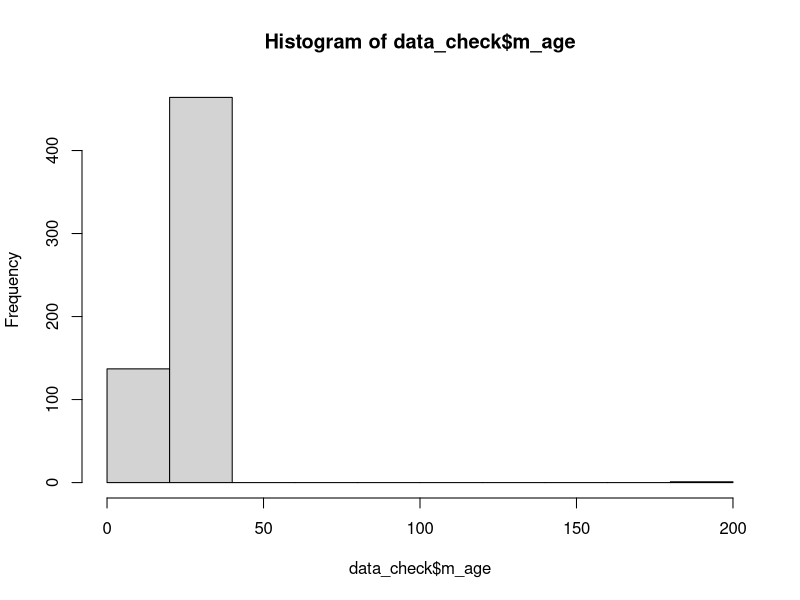
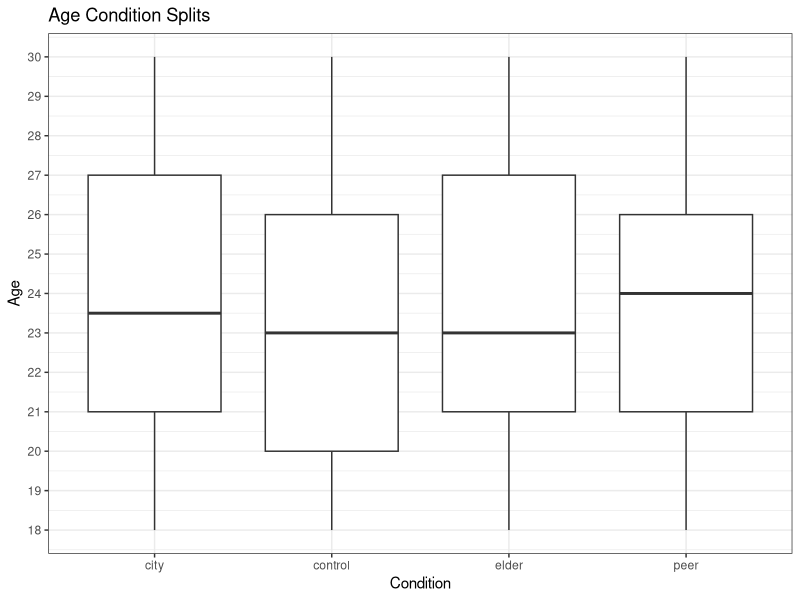

The R source for these figures, in order: (Note: this script raises an error after producing the figures.)

##### Ongoing Data Collection Checks #####

# Script to regularly check if each condition is balanced in terms of: 
# age, education and marriage status of the ppts
# how the ppt was found: alone or in a group 
# and whether the peers in the Peer Group are balanced in terms of:
# peer education, age, and if known to the ppt

# First the general checks across all conditions: 


##### Prepare the data ####
# set working directory to where you have the data saved: 
setwd("~/Desktop/CES FELLOWSHIP/social_performance/data_finals")

library(ggplot2)
library(plyr)
library(dplyr)
nice_cols <- c("#ff9b54","#500c0b","#689689","#2E4057","#b2e6d4","#d4a686")
nice_cols_extra <- c("#ff9b54","#500c0b","#689689","#2E4057","#FFD685","#d4a686","#b2e6d4","#D96D7D")
# load each condition's data: 

solo <- read.csv("solo_final_151.csv")
peer <- read.csv("peer_final_150.csv")
city <- read.csv("citymen_final_152.csv")
elder <- read.csv("elders_final_149.csv")

# select subset of relevant variables in each file before merging: 

colnames(solo)

sub_solo <- subset(solo, select = c("m_age","m_edu","numwife","m_prevwife","m_numkids","m_work","m_workother","who_present","context"))
sub_peer <- subset(peer, select = c("m_age","m_edu","numwife","m_prevwife","m_numkids","m_work","m_workother", "who_present","context"))
sub_city <- subset(city, select = c("m_age","m_edu","numwife","m_prevwife","m_numkids","m_work","m_workother", "who_present","context"))
sub_elder <- subset(elder, select = c("m_age","m_edu","numwife","m_prevwife","m_numkids","m_work", "m_workother","who_present","context"))

# add Condition Column 

sub_solo$condition <- "control"
sub_peer$condition <- "peer"
sub_city$condition <- "city"
sub_elder$condition <- "elder"

# merge into one
data_check <- rbind(sub_solo,sub_peer,sub_city,sub_elder)



#### AGE ####
hist(data_check$m_age)
# manually remove age error (200 presumably should be 20)
data_check$m_age <- ifelse((data_check$m_age ==200),20,data_check$m_age)

theMeansAge = tapply(data_check$m_age, list(data_check$condition),mean)
theMeansAge

boxAges <- ggplot(data_check, aes(x = condition, y = m_age)) +
  geom_boxplot() + 
  xlab("Condition") + ylab("Age") +
  theme_bw() +
  scale_y_continuous(breaks = seq(17,30,by=1)) + 
  ggtitle("Age Condition Splits") + 
  theme(strip.text = element_text(colour = 'yellow3', size=12))
boxAges

# binning age
#data_check$bin_age <- ifelse(data_check$m_age > 23, "Above 23", "Below 23")
#data_check$bin_age <- as.factor(data_check$bin_age)

#age_plot <- ggplot(data = data_check) + 
#  geom_bar(mapping = aes(x = bin_age, fill = condition), position = position_dodge()) +
#  theme_bw() +
#  theme(text = element_text(size=16), axis.text = element_text(size=14)) + 
#  scale_x_discrete(limits = c("Below 23", "Above 23")) + 
#  xlab("Age") + ylab("Count")

#age_plot

###### trying to bin age differently for plots #####
#data_check$agebins <- ifelse(((data_check$m_age > 18)&(data_check$m_age<=21)), "18-21", 
#                             ifelse((data_check$m_age >21)&(data_check$m_age<=25)),"22-25",
#                                    ifelse((data_check$m_age >25)&(data_check$m_age<=28)),"26-28",
#                                           ifelse((data_check$m_age > 28)&(data_check$m_age<=30)),"28-30","999")))))

#data_check$agebins <- as.factor(data_check$agebins))
#table(data_check$bin_age, data_check$condition)


####
#### Occupation ####
####

# MUST BE DONE IN THE BELOW ORDER 

# check other column details and their spaces too! 
table(data_check$m_workother)

occupation_data <- subset(data_check, select=c("m_work","m_workother"))
#farmer, fishing, pastoralist, none:
Subsistence <- c(1,9,11,0)
#cook, unskilled:
Unskilled_manual <- c(3,8)
#small business, trader, driver, fundi:
Skilled_manual <- c(2,4,6,7)
# professional: 
Professional <- c(5)
# studying: 
Studying <- c(10)

other_unskilled <- c("Ulinzi","Sanaa","Msanii","Usanii", "Kinyozi","Dancer","Duka la dawa  na Mpesa","Farming")
other_skilled <- c("Bodaboda","Fundi ujenzi ", "Mechanic", "Counselling","Bus agent","Footballer")

table(data_check$m_work)

data_check$m_work <- as.factor(data_check$m_work)
table(data_check$m_work)

# RE DO. Separate columns for occupations. overlapping.
# first change 98s to x so subsistence and unskilled aren't included with others
data_check$m_work <- gsub("98", "x", data_check$m_work)

data_check$studying <- ifelse(grepl("10",data_check$m_work), 1, 0)
data_check$unskilled_labour <- ifelse(grepl("3|8",data_check$m_work), 1, 0)
data_check$skilled_labour <- ifelse(grepl("2|4|6|7",data_check$m_work), 1, 0)
data_check$professional <- ifelse(grepl("5",data_check$m_work), 1, 0)
data_check$subsistence <- ifelse((grepl("1| 1|1 |11|9| 0|0 |0",data_check$m_work)), 1, 0)

data_check$unskilled_labour <- ifelse((data_check$m_workother %in% other_unskilled), 1, data_check$unskilled_labour)
data_check$skilled_labour <- ifelse((data_check$m_workother %in% other_skilled), 1, data_check$skilled_labour)

#check by looking at subset:
occupation_data <- subset(data_check, select=c("m_work","m_workother","studying","unskilled_labour","skilled_labour","professional","subsistence"))
# The above works just need to remove the 12 total blanks without affecting all other blanks...need to think about this... leave for now

studyingtable <- data_check %>%
     group_by(condition, studying) %>%
     summarise(n = n()) %>%
     mutate(freq = n / sum(n))
studyingtable<- as.data.frame(studyingtable)

unskilledtable <- data_check %>%
  group_by(condition, unskilled_labour) %>%
  summarise(n = n()) %>%
  mutate(freq = n / sum(n))
unskilledtable<- as.data.frame(unskilledtable)

skilledtable <- data_check %>%
  group_by(condition, skilled_labour) %>%
  summarise(n = n()) %>%
  mutate(freq = n / sum(n))
skilledtable<- as.data.frame(skilledtable)

profftable <- data_check %>%
  group_by(condition, professional) %>%
  summarise(n = n()) %>%
  mutate(freq = n / sum(n))
profftable<- as.data.frame(profftable)

substable <- data_check %>%
  group_by(condition, subsistence) %>%
  summarise(n = n()) %>%
  mutate(freq = n / sum(n))
substable<- as.data.frame(substable)


# The Below had not worked as assumed. it also removes the spaces of the separate work entries. 
# recode the missings as subsistence (0) as confirmed with data collection (no occupation)
#data_check$m_work <- ifelse(data_check$m_work=="",0,data_check$m_work)

# 
# data_check$occupation <- ifelse(grepl("10",data_check$m_work), "Studying", "99999")
# table(data_check$occupation, data_check$m_work)
# occupation_data <- subset(data_check, select=c("m_work","m_workother","occupation"))
# data_check$occupation <- ifelse(grepl("3|8",data_check$m_work), "Unskilled", data_check$occupation)
# table(data_check$occupation, data_check$m_work)
# data_check$occupation <- ifelse(grepl("2|4|6|7",data_check$m_work), "Skilled", data_check$occupation)
# data_check$occupation <- ifelse(grepl("5",data_check$m_work), "Professional", data_check$occupation)
# data_check$occupation <- ifelse((grepl("1 |9|11| 0",data_check$m_work)), "Subsistence", data_check$occupation)
# # The above leaves 0s and 1s on their own (to avoid subsuming the 10s from the studying group)
# # to remedy this the 99999s then become subsistence (they are all 1s and 0s)
# data_check$occupation[data_check$occupation=="99999"] <- "Subsistence"
# 
# data_check$occupation <- ifelse((data_check$m_workother %in% other_unskilled), "Unskilled", data_check$occupation)
# data_check$occupation <- ifelse((data_check$m_workother %in% other_skilled), "Skilled", data_check$occupation)
# 
# table(data_check$occupation, data_check$condition)
# 
# proptable <- data_check %>%
#   group_by(condition, occupation) %>%
#   summarise(n = n()) %>%
#   mutate(freq = n / sum(n))
# proptable<- as.data.frame(proptable)

# still subsistence and unskilled manual includes 98s which it shouldn't. need to check those 98s 
#occupation_data$ninetyeight <- ifelse(grepl("98",occupation_data$m_work), 1, 0)
#occupation_data$trying <- ifelse((grepl("1 |9|11| 0" & !"98",occupation_data$m_work)), 1, 0)
#occupation_data$trying <- ifelse((grepl("1 |9|11| 0",occupation_data$m_work)) & grepl(!grepl("98", occupation_data$m_work)),1,0)
#occupation_data$trying <- ifelse((grepl("1 |9|11| 0",occupation_data$m_work)) & grepl(!grepl("98", occupation_data$m_work)),1,0)

#occupation_data$m_work <- gsub("98", "x", occupation_data$m_work)



occuplot <- ggplot(data_check, aes(x=condition, fill = occupation)) +
  geom_bar(position = "fill") +
  scale_y_continuous(labels = scales::percent) + 
  xlab("Condition") + ylab("Percentage") + 
  theme_bw() +
  scale_fill_manual(values = nice_cols) + 
  theme(text = element_text(size=12), axis.text = element_text(size=12)) 
occuplot

#ocu_plot <- ggplot(data = data_check) + 
#  geom_bar(mapping = aes(x = occcupation, fill = condition), position = position_dodge()) +
#  xlab("Occupation") + ylab("Count") +
#  theme_bw() +
#  theme(text = element_text(size=16), axis.text = element_text(size=14))

#ocu_plot



#####
##### EDU ##### 
#####

#bin edu to be above Form 2 (10) based on pilot split 
#data_check$bin_edu <- ifelse(data_check$m_edu > 10, "Form 3 or above", "Form 2 or below")

#bin_edu_plot <- ggplot(data = data_check) + 
#  geom_bar(mapping = aes(x = bin_edu, fill = condition), position = position_dodge()) +
#  xlab("Edu") + ylab("Count") +
#  theme_bw() +
#  theme(text = element_text(size=16), axis.text = element_text(size=14)) +
#  scale_x_discrete(limits = c("Form 2 or below", "Form 3 or above"))

#bin_edu_plot

#splitting edu further

#data_check$edu_split <- ifelse((data_check$m_edu==0), "none",
#                                 ifelse((data_check$m_edu < 8), "primary",
#                                        ifelse(((data_check$m_edu > 7) & (!data_check$m_edu ==14) & (!data_check$m_edu ==15)), "secondary",
#                                               ifelse((data_check$m_edu ==14), "vocational",
#                                                      ifelse((data_check$m_edu==15), "higher edu", 99)))))


#eduplot <- ggplot(data_check, aes(x=condition, fill = edu_split)) +
#  geom_bar(position = "fill") +
#  scale_y_continuous(labels = scales::percent) + 
#  xlab("Condition") + ylab("Percentage") + 
#  scale_fill_manual(values = nice_cols) + 
#  theme_bw() +
#  theme(text = element_text(size=12), axis.text = element_text(size=12)) 
#eduplot

#table(data_check$edu_split, data_check$condition)

#split_edu_plot <- ggplot(data = data_check) + 
#  geom_bar(mapping = aes(x = edu_split, y = stat(count), fill = condition), position = position_dodge()) +
#  xlab("Edu") + ylab("count") +
#  scale_x_discrete(limits = c("none","primary","secondary","vocational","higher edu")) +
#  theme_bw() +
#  theme(text = element_text(size=16), axis.text = element_text(size=14))

#split_edu_plot

##### full edu breakdow ####
table(data_check$m_edu)


data_check$edu_full <- ifelse((data_check$m_edu==0), "none",
                              ifelse((data_check$m_edu < 7), "some primary",
                                     ifelse((data_check$m_edu ==7), "completed primary",
                                        ifelse(((data_check$m_edu > 7) & (data_check$m_edu <11)), "lower secondary",
                                              ifelse(((data_check$m_edu > 10) & (data_check$m_edu < 13)), "some higher secondary",
                                                      ifelse((data_check$m_edu ==13), "completed higher secondary",
                                                          ifelse((data_check$m_edu ==14), "vocational",
                                                              ifelse((data_check$m_edu==15), "higher edu", 99))))))))

data_check <- data_check[!is.na(data_check$edu_full), ]
table(data_check$edu_full,data_check$m_edu)
data_check$edu_full <- factor(data_check$edu_full, levels=c("none","some primary","completed primary","lower secondary","some higher secondary","completed higher secondary","vocational","higher edu"))
data_check$condition <- factor(data_check$condition, levels=c("control","peer","elder","city"))


fulleduplot <- ggplot(data_check, aes(x=condition, fill = edu_full)) +
  geom_bar(position = "fill") +
  scale_y_continuous(labels = scales::percent) + 
  xlab("Edu") + ylab("Percentage") + 
  labs(title = "Education achieved per condition") +
  theme_bw() +
  theme(legend.title=element_blank()) +
  scale_fill_manual(values = nice_cols_extra) + 
  theme(text = element_text(size=12), axis.text = element_text(size=12)) 
fulleduplot
ggsave(path = "plots", filename = "full_edu_breakdown.png", width = 8, height = 6)

proptable <- data_check %>%
  group_by(condition, edu_full) %>%
  summarise(n = n()) %>%
  mutate(freq = n / sum(n))
proptable<- as.data.frame(proptable)

table(data_check$edu_full,data_check$condition)
prop.table(data_check$edu_full,data_check$condition)

#                             control peer elder city
#none                             3    1     1    4
#some primary                    10    8     8    7
#completed primary               42   39    37   36
#lower secondary                 21   20    25   15
#some higher secondary           55   62    56   64
#completed higher secondary       3    6     4    6
#vocational                       0    0     4    3
#higher edu                      17   12    14   17


####
#### Marriage / kids ####
####

# sort NAs here, make all zeros for now?
table(data_check$numwife)
table(data_check$m_prevwife)
data_check$married <- ifelse((data_check$numwife > 0), 1, 0)
table(data_check$married,data_check$condition)
data_check$kids <- ifelse((data_check$m_numkids > 0), 1, 0)
table(data_check$kids,data_check$condition)

                                   
data_check$marriage_kids <- ifelse((data_check$numwife > 0), 1, 
                                   ifelse((data_check$m_prevwife > 0), 1,
                                          ifelse((data_check$m_numkids > 0), 1, 0)))

data_check$marriage_kids <- ifelse(data_check$marriage_kids ==1, "Married or Kids" , "Neither")

# finally got percentages sorted from this page: 
# https://stackoverflow.com/questions/46984296/proportion-with-ggplot-geom-bar

mkids <- ggplot(data_check, aes(x=condition, fill = marriage_kids)) +
  geom_bar(position = "fill") +
  scale_y_continuous(labels = scales::percent) + 
  xlab("Condition") + ylab("Percentage") + 
  theme_bw() +
  scale_fill_manual(values = nice_cols) + 
  theme(text = element_text(size=12), axis.text = element_text(size=12)) 
mkids

table(data_check$marriage_kids, data_check$condition)

#marriageKids_plot <- ggplot(data = data_check) + 
#  geom_bar(mapping = aes(x = condition, fill = marriage_kids), position = position_dodge()) +
#  xlab("Condition") + ylab("prop") +
#  theme_bw() +
#  scale_fill_manual(values = nice_cols) + 
#  theme(text = element_text(size=16), axis.text = element_text(size=14)) 

#marriageKids_plot

####
#### How found ####
####
# convert to words
data_check$who_present_f <- ifelse(data_check$who_present ==1, "Alone", "With Others") 

found_plot <- ggplot(data = data_check) + 
  geom_bar(mapping = aes(x = who_present_f, fill = condition), position = position_dodge()) +
  xlab("How Found") + ylab("Count") +
  scale_y_continuous(breaks = seq(0,90,by=10)) + 
  theme_bw() +
  theme(text = element_text(size=16), axis.text = element_text(size=14)) 

found_plot

table(data_check$who_present_f, data_check$condition)

##### Context #####

# convert to words
data_check$context_n <- mapvalues(data_check$context, from = c(1,2,3,4),
                                            to = c("Working","At Home", "Socialising","Travelling"))

context_plot <- ggplot(data = data_check) + 
  geom_bar(mapping = aes(x = context_n, fill = condition), position = position_dodge()) +
  xlab("Doing when found") + ylab("Count") +
  theme_bw() +
  theme(text = element_text(size=16), axis.text = element_text(size=14)) 

context_plot

table(data_check$context_n, data_check$condition)


##### PEER CHECKS ##### 

# Prepare the Data

colnames(peer)
peer_check <- subset(peer, select = c("age_peer1","edu_peer1","known_peer1","age_peer2","edu_peer2","known_peer2","age_peer3","edu_peer3","known_peer3"))

#wide to long for each peer: 
peer_check_l <- reshape(peer_check, 
                         varying = list(c("age_peer1","age_peer2","age_peer3"),
                                        c("edu_peer1","edu_peer2","edu_peer3"),
                                        c("known_peer1","known_peer2","known_peer3")),
                         v.names = c("peers_age", "peers_edu","peers_known"), 
                         direction = "long")

peer_check_l$time <- NULL
colnames(peer_check_l)[colnames(peer_check_l) == 'id'] <- 'Group'


##### Peer Age  #####

table(peer_check_l$peers_age)
peer_check_l <- peer_check_l[!peer_check_l$peers_age == 2,]
peer_check_l <- peer_check_l[!peer_check_l$peers_age == 15,]

peer_age <- ggplot(data = peer_check_l) + 
  geom_bar(mapping = aes(x = peers_age)) +
  theme_bw() +
  theme(text = element_text(size=16), axis.text = element_text(size=14)) + 
  xlab("Age") + ylab("Count")

peer_age

table(peer_check_l$peers_age)
#18 19 20 21 22 23 24 25 26 27 28 29 30 31 
#46 49 39 39 36 68 55 22 26 13 21  8 25  1 

mean(peer_check_l$peers_age, na.rm = TRUE)
#22.79

##### Per Edu #####

#Edu split 
peer_check_l$edu_split <- ifelse((peer_check_l$peers_edu==0), "none",
                            ifelse((peer_check_l$peers_edu < 8), "primary",
                                  ifelse(((peer_check_l$peers_edu > 7) & (!peer_check_l$peers_edu ==14) & (!peer_check_l$peers_edu ==15)), "secondary",
                                        ifelse((peer_check_l$peers_edu ==14), "vocational",
                                               ifelse((peer_check_l$peers_edu==15), "higher edu", 99)))))


peer_edu <- ggplot(data = peer_check_l) + 
  geom_bar(mapping = aes(x = edu_split)) +
  theme_bw() +
  theme(text = element_text(size=16), axis.text = element_text(size=14)) + 
  xlab("Edu") + ylab("Count")

peer_edu

table(peer_check_l$edu_split)
#higher edu  none    primary  secondary 
#16          7        215        210 

#### Peer Known ####

peer_check_l$peers_known <- ifelse(peer_check_l$peers_known == 1, "yes","no")

peer_known <- ggplot(data = peer_check_l) + 
  geom_bar(mapping = aes(x = peers_known)) +
  theme_bw() +
  theme(text = element_text(size=16), axis.text = element_text(size=14)) + 
  xlab("Known") + ylab("Count")

peer_known
#no yes 
#56 391
# 87% known to them

table(peer_check_l$peers_known)
